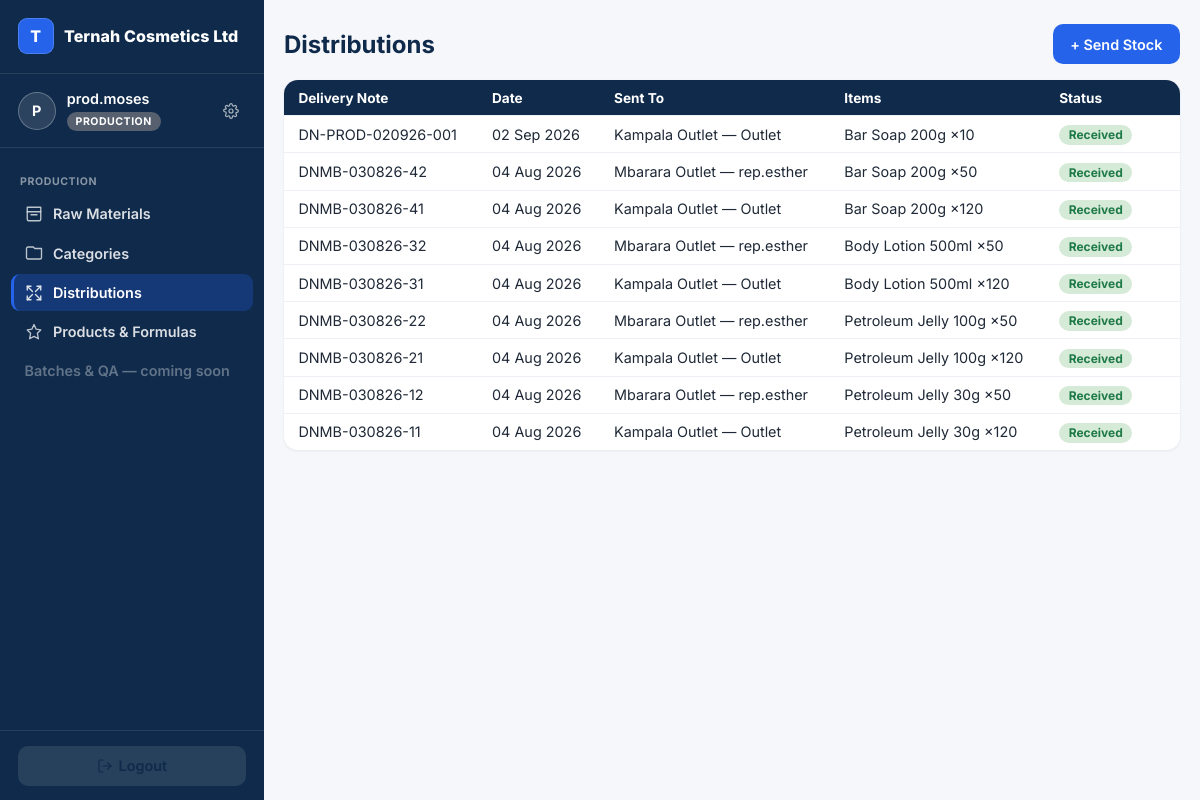
Page /production/distributions/ (signed in) on the committed database.
### accounts/models.py (models this page shows, shortened)
class User(AbstractUser):
    ROLES = [
        ("OWNER", "Owner"),                # reports only
        ("MANAGER", "Manager"),            # outlet manager; can switch views
        ("CASHIER", "Cashier"),
        ("SALES_REP", "Sales Person / Rep"),
        ("PRODUCTION", "Production"),
    ]
    business = models.ForeignKey("platformadmin.Business", null=True, blank=True,
                                 on_delete=models.CASCADE, related_name="users")
    branch = models.ForeignKey("core.Branch", null=True, blank=True,
                               on_delete=models.SET_NULL, related_name="users")
    role = models.CharField(max_length=15, choices=ROLES, default="CASHIER")
    can_swap = models.BooleanField(default=False)    # False -> swap goes through PendingAction
    can_refund = models.BooleanField(default=False)
    phone = models.CharField(max_length=30, blank=True)
    modules = models.ManyToManyField("platformadmin.Module", blank=True, related_name="users_with_access",
                                     help_text="Which of the business's subscribed modules this user can open.")
    allowed_tiers = models.JSONField(default=list, blank=True,
                                     help_text="Which product price tiers (RETAIL/WHOLESALE/DISTRIBUTION/CUSTOM) "
                                                "this seller may use at the POS.")
    def switchable_views(self):
        if self.role != "MANAGER":
            return []

### platformadmin/models.py (models this page shows, shortened)
class Business(models.Model):
    name = models.CharField(max_length=150)                     # factory name — brands navbar + receipts
    slug = models.SlugField(unique=True)
    business_type = models.CharField(max_length=20, choices=[("FACTORY", "Factory Mode")], default="FACTORY")
    contact_email = models.EmailField()
    contact_phone = models.CharField(max_length=30, blank=True)
    address = models.TextField(blank=True)
    is_active = models.BooleanField(default=True)               # master switch — False = soft-locked
    trial_expires_at = models.DateTimeField(null=True, blank=True)
    subscription_expires_at = models.DateTimeField(null=True, blank=True)
    token_balance = models.PositiveIntegerField(default=0)      # 1 token = 1 cycle of 1 module
    created_at = models.DateTimeField(auto_now_add=True)
    class Meta:
        verbose_name_plural = "businesses"

### production/models.py (models this page shows, shortened)
class Distribution(TimeStamped):
    STATUS = [("SENT", "Sent"), ("RECEIVED", "Received"), ("DISPUTED", "Disputed")]
    business = models.ForeignKey("platformadmin.Business", on_delete=models.CASCADE)
    receiver_location = models.ForeignKey("sales.InventoryLocation", on_delete=models.PROTECT)
    delivery_note_number = models.CharField(max_length=40)                      # DN{INITIALS}-DDMMYY-SEQ
    date = models.DateField()
    status = models.CharField(max_length=10, choices=STATUS, default="SENT")
    created_by = models.ForeignKey(settings.AUTH_USER_MODEL, null=True, on_delete=models.SET_NULL)

class DistributionLine(models.Model):
    distribution = models.ForeignKey(Distribution, on_delete=models.CASCADE, related_name="lines")
    product = models.ForeignKey(Product, on_delete=models.PROTECT)
    quantity = models.PositiveIntegerField()

class Product(TimeStamped):
    STATUS = [("DRAFT", "Draft"), ("ACTIVE", "Active"), ("ARCHIVED", "Archived")]
    business = models.ForeignKey("platformadmin.Business", on_delete=models.CASCADE)
    category = models.ForeignKey(Category, on_delete=models.PROTECT, related_name="products")
    name = models.CharField(max_length=120)
    pack_size = models.CharField(max_length=40, blank=True)      # e.g. "30 g"
    sku = models.CharField(max_length=40, blank=True)
    status = models.CharField(max_length=10, choices=STATUS, default="DRAFT")
    retail_price = models.DecimalField(max_digits=14, decimal_places=2, null=True, blank=True)
    wholesale_price = models.DecimalField(max_digits=14, decimal_places=2, null=True, blank=True)
    distribution_price = models.DecimalField(max_digits=14, decimal_places=2, null=True, blank=True)
    custom_price = models.DecimalField(max_digits=14, decimal_places=2, null=True, blank=True)
    PRICE_TIERS = [("RETAIL", "retail_price"), ("WHOLESALE", "wholesale_price"),
                   ("DISTRIBUTION", "distribution_price"), ("CUSTOM", "custom_price")]

### sales/models.py (models this page shows, shortened)
class InventoryLocation(TimeStamped):
    TYPE = [("PRODUCTION_STORE", "Finished goods store"), ("OUTLET", "Outlet"), ("REP", "Sales rep")]
    business = models.ForeignKey("platformadmin.Business", on_delete=models.CASCADE)
    branch = models.ForeignKey("core.Branch", on_delete=models.CASCADE, related_name="inventory_locations")
    type = models.CharField(max_length=20, choices=TYPE)
    rep = models.OneToOneField(settings.AUTH_USER_MODEL, null=True, blank=True,
                               on_delete=models.CASCADE, related_name="inventory")

### core/models.py (models this page shows, shortened)
class TimeStamped(models.Model):
    created_at = models.DateTimeField(auto_now_add=True)
    updated_at = models.DateTimeField(auto_now=True)
    class Meta:
        abstract = True

class Branch(TimeStamped):
    KIND = [("FACTORY", "Factory / Production site"), ("OUTLET", "Outlet / Shop")]
    business = models.ForeignKey("platformadmin.Business", on_delete=models.CASCADE, related_name="branches")
    name = models.CharField(max_length=120)
    kind = models.CharField(max_length=10, choices=KIND, default="OUTLET")
    address = models.CharField(max_length=255, blank=True)
    is_active = models.BooleanField(default=True)
    class Meta:
        verbose_name_plural = "branches"
        unique_together = [("business", "name")]

### production/views.py (the view)
# urls.py: path("distributions/", views.distribution_list, name="distributions"),
@distribution_staff_required
def distribution_list(request):
    biz = request.user.business
    distributions = Distribution.objects.filter(business=biz).select_related("receiver_location__branch") \
        .prefetch_related("lines__product").order_by("-date", "-id")
    return render(request, "production/distributions.html", {"distributions": distributions})

### accounts/context_processors.py (called while the page is built)
def active_view(request):
    user = getattr(request, "user", None)
    return {
        "active_view": getattr(request, "active_view", None),
        "switchable_views": user.switchable_views() if user and user.is_authenticated else [],
    }

### templates/production/distributions.html (shortened to what this page needs)
{% extends "base.html" %}
{% block content %}
<div class="page-head">
  <h2>Distributions</h2>
  <a class="btn" href="{% url 'production:distribution_create' %}">+ Send Stock</a>
</div>
<div class="table-scroll">
<table class="list">
  <tr><th>Delivery Note</th><th>Date</th><th>Sent To</th><th>Items</th><th>Status</th><th></th></tr>
  {% for d in distributions %}
  <tr>
    <td>{{ d.delivery_note_number }}</td>
    <td>{{ d.date|date:"d M Y" }}</td>
    <td>{{ d.receiver_location.branch.name }} — {{ d.receiver_location.rep.username|default:d.receiver_location.get_type_display }}</td>
    <td>{% for line in d.lines.all %}{{ line.product.name }} &times;{{ line.quantity }}{% if not forloop.last %}, {% endif %}{% endfor %}</td>
    <td>
      {% if d.status == "RECEIVED" %}<span class="pill active">Received</span>
      {% elif d.status == "DISPUTED" %}<span class="pill locked">Disputed</span>
      {% else %}<span class="pill warning">Sent</span>{% endif %}
    </td>
    <td>
    </td>
  </tr>
  {% empty %}<tr><td colspan="6" style="color:var(--muted)">No distributions yet.</td></tr>{% endfor %}
</table>
</div>
{% endblock %}

### templates/base.html (shortened to what this page needs)
<!DOCTYPE html>
<html lang="en">
<head>
</head>
<body>
{% if request.user.is_authenticated %}
  <div class="app-shell">
    <aside class="sidebar">
      <div class="sidebar-brand">
        <span class="brand-mark" aria-hidden="true">{{ request.user.business.name|default:"Ternah for Factories"|first|upper }}</span>
        <span class="brand-name">{{ request.user.business.name|default:"Ternah for Factories" }}</span>
      </div>
      <div class="sidebar-identity">
        <span class="avatar" aria-hidden="true">{{ request.user.username|first|upper }}</span>
        <div class="identity-text">
          <span class="identity-name">{{ request.user.username }}</span>
          {% if request.user.is_superuser %}
            <span class="role-pill role-super">Platform Admin</span>
          {% else %}
            <span class="role-pill role-{{ request.user.role|lower }}">{{ request.user.get_role_display }}</span>
          {% endif %}
        </div>
        <a class="settings-link" href="{% url 'password_change' %}" title="Change password" aria-label="Change password">
        </a>
      </div>
      <nav class="sidebar-nav">
        {% if request.user.is_superuser %}
          <div class="nav-section-label">Platform</div>
          <a class="nav-link {% if request.resolver_match.namespace == 'platformadmin' and request.resolver_match.url_name == 'dashboard' %}active{% endif %}"
             href="{% url 'platformadmin:dashboard' %}">
            <svg width="18" height="18" viewBox="0 0 24 24" fill="none" stroke="currentColor" stroke-width="1.8" stroke-linecap="round" stroke-linejoin="round"><rect x="4" y="3" width="16" height="18" rx="1.5"/><path d="M9 21v-4h6v4"/><path d="M8 7h.01M12 7h.01M16 7h.01M8 11h.01M12 11h.01M16 11h.01"/></svg>
            Tenants
          </a>
          <a class="nav-link {% if request.resolver_match.namespace == 'platformadmin' and request.resolver_match.url_name == 'onboard' %}active{% endif %}"
             href="{% url 'platformadmin:onboard' %}">
            <svg width="18" height="18" viewBox="0 0 24 24" fill="none" stroke="currentColor" stroke-width="1.8" stroke-linecap="round" stroke-linejoin="round"><circle cx="12" cy="12" r="9"/><path d="M12 8v8M8 12h8"/></svg>
            Onboard a Factory
          </a>
        {% elif request.user.role == "PRODUCTION" %}
          <div class="nav-section-label">Production</div>
          <a class="nav-link "
             href="{% url 'production:raw_materials' %}">
            <svg width="18" height="18" viewBox="0 0 24 24" fill="none" stroke="currentColor" stroke-width="1.8" stroke-linecap="round" stroke-linejoin="round"><path d="M3 3h18v6H3z"/><path d="M3 9v10a2 2 0 0 0 2 2h14a2 2 0 0 0 2-2V9"/><path d="M8 13h8"/></svg>
            Raw Materials
          </a>
          <a class="nav-link {% if request.resolver_match.namespace == 'production' and request.resolver_match.url_name == 'categories' %}active{% endif %}"
             href="{% url 'production:categories' %}">
            <svg width="18" height="18" viewBox="0 0 24 24" fill="none" stroke="currentColor" stroke-width="1.8" stroke-linecap="round" stroke-linejoin="round"><path d="M4 4h7l2 2h9v12a2 2 0 0 1-2 2H4a2 2 0 0 1-2-2V6a2 2 0 0 1 2-2z"/></svg>
            Categories
          </a>
          <a class="nav-link {% if request.resolver_match.namespace == 'production' and request.resolver_match.url_name == 'distributions' or request.resolver_match.url_name == 'distribution_create' %}active{% endif %}"
             href="{% url 'production:distributions' %}">
            <svg width="18" height="18" viewBox="0 0 24 24" fill="none" stroke="currentColor" stroke-width="1.8" stroke-linecap="round" stroke-linejoin="round"><path d="M16 3h5v5"/><path d="M8 3H3v5"/><path d="M3 16v5h5"/><path d="M21 16v5h-5"/><path d="M3 3l7 7M21 3l-7 7M3 21l7-7M21 21l-7-7"/></svg>
            Distributions
          </a>
          <a class="nav-link "
             href="{% url 'production:product_list' %}">
            <svg width="18" height="18" viewBox="0 0 24 24" fill="none" stroke="currentColor" stroke-width="1.8" stroke-linecap="round" stroke-linejoin="round"><path d="M12 2l2.9 6.26L21 9.27l-4.5 4.39L17.8 21 12 17.77 6.2 21l1.3-7.34L3 9.27l6.1-1.01z"/></svg>
            Products & Formulas
          </a>
          <span class="nav-link disabled">Batches & QA — coming soon</span>
        {% else %}
          <div class="nav-section-label">{{ request.user.get_role_display }}</div>
          <span class="nav-link disabled">Screens coming soon</span>
        {% endif %}
      </nav>
      <div class="sidebar-footer">
        <form method="post" action="{% url 'logout' %}">{% csrf_token %}
          <button class="btn ghost" type="submit">
            <svg width="16" height="16" viewBox="0 0 24 24" fill="none" stroke="currentColor" stroke-width="1.8" stroke-linecap="round" stroke-linejoin="round"><path d="M9 21H5a2 2 0 0 1-2-2V5a2 2 0 0 1 2-2h4"/><path d="M16 17l5-5-5-5"/><path d="M21 12H9"/></svg>
            Logout
          </button>
        </form>
      </div>
    </aside>
    <div class="main-col">
      <main>
{% endif %}
{% block content %}{% endblock %}
{% if request.user.is_authenticated %}
      </main>
    </div>
  </div>
{% endif %}
</body>
</html>

### rows in the picture
User: user.business.name|first "T", user.business.name "Ternah Cosmetics Ltd", user.username|first "P", user.username "prod.moses", user.role "PRODUCTION"
Distribution: delivery_note_number "DN-PROD-020926-001", date "02 Sep 2026", receiver_location.branch.name "Kampala Outlet", receiver_location.rep.username "Outlet", status "Received"
DistributionLine: product.name "Bar Soap 200g", quantity "10"
Distribution: delivery_note_number "DNMB-030826-42", date "04 Aug 2026", receiver_location.branch.name "Mbarara Outlet", receiver_location.rep.username "rep.esther", status "Received"
DistributionLine: product.name "Bar Soap 200g", quantity "50"
Distribution: delivery_note_number "DNMB-030826-41", date "04 Aug 2026", receiver_location.branch.name "Kampala Outlet", receiver_location.rep.username "Outlet", status "Received"
DistributionLine: product.name "Bar Soap 200g", quantity "120"
Distribution: delivery_note_number "DNMB-030826-32", date "04 Aug 2026", receiver_location.branch.name "Mbarara Outlet", receiver_location.rep.username "rep.esther", status "Received"
DistributionLine: product.name "Body Lotion 500ml", quantity "50"
Distribution: delivery_note_number "DNMB-030826-31", date "04 Aug 2026", receiver_location.branch.name "Kampala Outlet", receiver_location.rep.username "Outlet", status "Received"
DistributionLine: product.name "Body Lotion 500ml", quantity "120"
Distribution: delivery_note_number "DNMB-030826-22", date "04 Aug 2026", receiver_location.branch.name "Mbarara Outlet", receiver_location.rep.username "rep.esther", status "Received"
DistributionLine: product.name "Petroleum Jelly 100g", quantity "50"
Distribution: delivery_note_number "DNMB-030826-21", date "04 Aug 2026", receiver_location.branch.name "Kampala Outlet", receiver_location.rep.username "Outlet", status "Received"
DistributionLine: product.name "Petroleum Jelly 100g", quantity "120"
Distribution: delivery_note_number "DNMB-030826-12", date "04 Aug 2026", receiver_location.branch.name "Mbarara Outlet", receiver_location.rep.username "rep.esther", status "Received"
DistributionLine: product.name "Petroleum Jelly 30g", quantity "50"
Distribution: delivery_note_number "DNMB-030826-11", date "04 Aug 2026", receiver_location.branch.name "Kampala Outlet", receiver_location.rep.username "Outlet", status "Received"
DistributionLine: product.name "Petroleum Jelly 30g", quantity "120"
